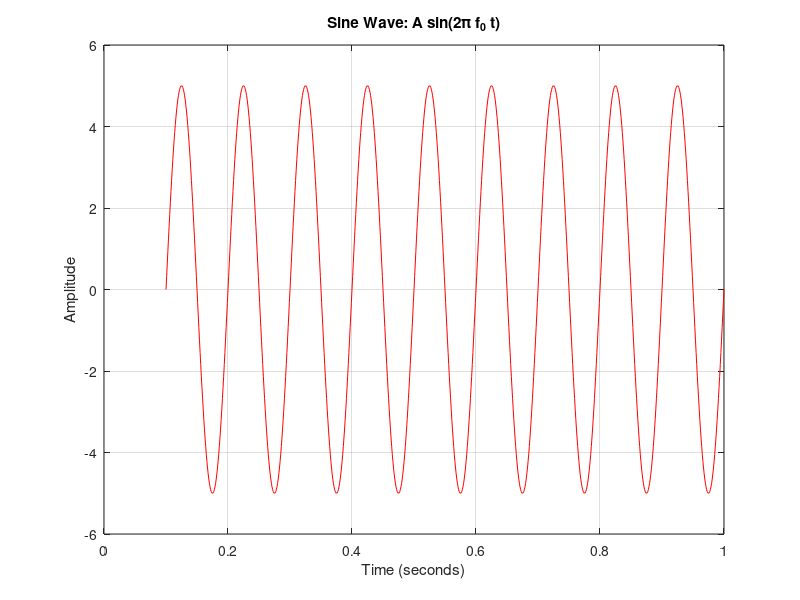

Recreate this plot in MATLAB.
% Sinusoidal 
A = 5;             
f = 10;           
t = 0.1:0.001:1;     


sine_signal = A * sin(2 * pi * f * t);

plot(t, sine_signal, 'r');  
xlabel('Time (seconds)');                   
ylabel('Amplitude');                        
title('Sine Wave: A sin(2\pi f_0 t)');     
grid on;                                    
